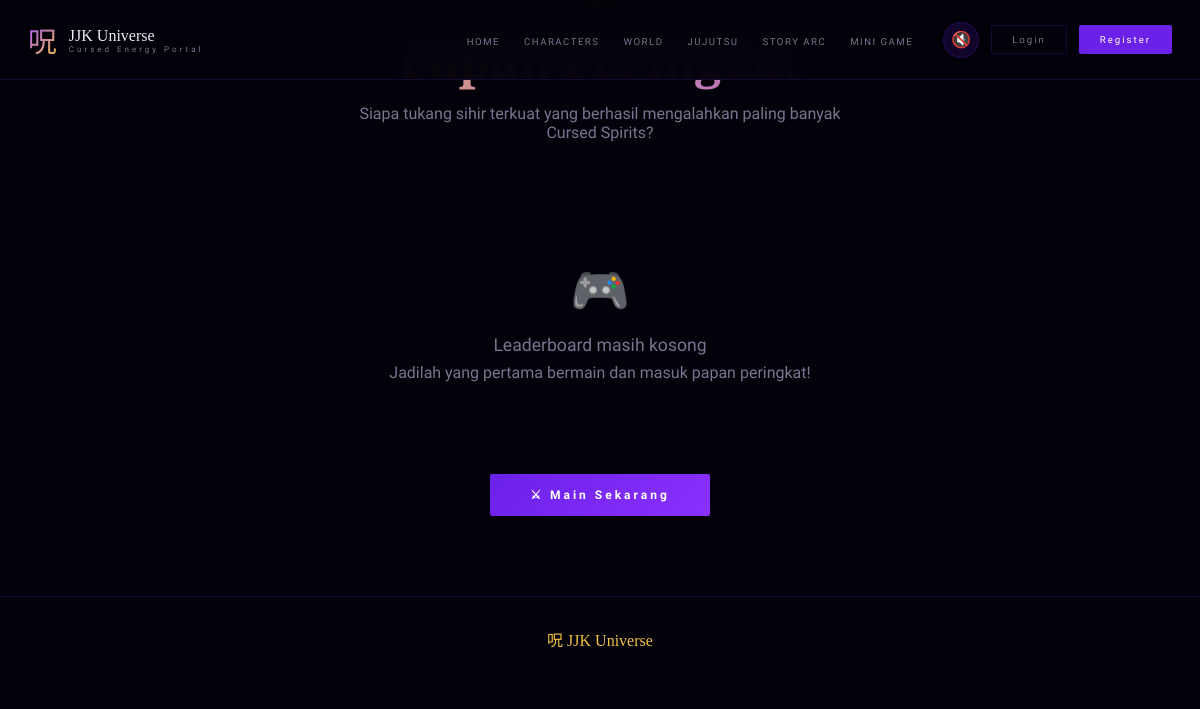
The app's page /pages/leaderboard.php, older data.
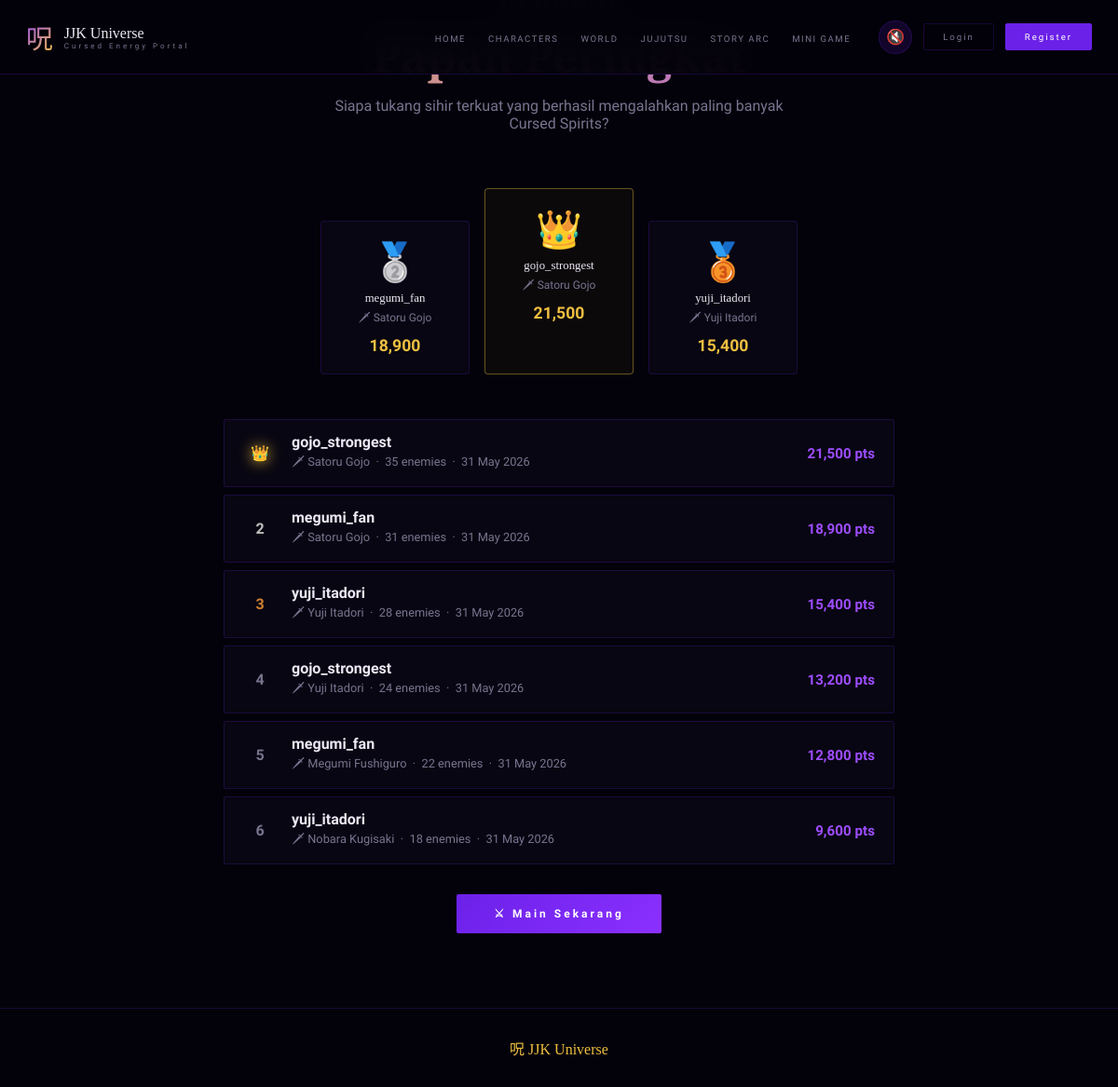
The same page, newer data.
### tables this page shows
CREATE TABLE IF NOT EXISTS users (
    id          INT           AUTO_INCREMENT PRIMARY KEY,
    username    VARCHAR(50)   NOT NULL UNIQUE,
    email       VARCHAR(100)  NOT NULL UNIQUE,
    password    VARCHAR(255)  NOT NULL,
    role        ENUM('admin','user') DEFAULT 'user',
    avatar      VARCHAR(255)  DEFAULT NULL,
    created_at  TIMESTAMP     DEFAULT CURRENT_TIMESTAMP
);

CREATE TABLE IF NOT EXISTS game_scores (
    id               INT   AUTO_INCREMENT PRIMARY KEY,
    user_id          INT   NOT NULL,
    character_used   VARCHAR(100),
    score            INT   DEFAULT 0,
    enemies_defeated INT   DEFAULT 0,
    played_at        TIMESTAMP DEFAULT CURRENT_TIMESTAMP,
    FOREIGN KEY (user_id) REFERENCES users(id) ON DELETE CASCADE
);

### includes/config.php (called while the page is built, shortened)
<?php
function getDB() {
    static $conn = null;
    if ($conn === null) {
        $conn = new mysqli(DB_HOST, DB_USER, DB_PASS, DB_NAME);
        $conn->set_charset('utf8mb4');
    }
    return $conn;
}
function isLoggedIn() {
    return isset($_SESSION['user_id']) && !empty($_SESSION['user_id']);
}
function getLeaderboard($limit = 10) {
    $db = getDB();
    $stmt = $db->prepare("SELECT gs.*, u.username FROM game_scores gs JOIN users u ON gs.user_id = u.id ORDER BY gs.score DESC LIMIT ?");
    $stmt->bind_param("i", $limit);
    $stmt->execute();
    return $stmt->get_result()->fetch_all(MYSQLI_ASSOC);
}
?><?php

### pages/leaderboard.php (the view, shortened to what this page needs)
<?php
require_once '../includes/config.php';
$leaderboard = getLeaderboard(20);
?>
<!DOCTYPE html>
<html lang="id">
<head>
</head>
<body>
<?php
require_once __DIR__ . '/../includes/navbar.php';
?>
<div class="page-hero">
    <span class="page-tag">Top Sorcerers</span>
    <h1 class="page-title">Papan Peringkat</h1>
    <p class="page-sub">Siapa tukang sihir terkuat yang berhasil mengalahkan paling banyak Cursed Spirits?</p>
</div>
<div class="main-content">
    <?php if (!empty($leaderboard)): ?>
    <div class="top3">
        <?php if (isset($leaderboard[1])): ?>
        <div class="top3-item second">
            <span class="top3-rank">🥈</span>
            <div class="top3-name"><?=htmlspecialchars($leaderboard[1]['username'])?></div>
            <div class="top3-char">🗡 <?=htmlspecialchars($leaderboard[1]['character_used']??'?')?></div>
            <div class="top3-score"><?=number_format($leaderboard[1]['score'])?></div>
        </div>
        <?php endif;?>
        <?php if (isset($leaderboard[0])): ?>
        <div class="top3-item first">
            <span class="top3-rank">👑</span>
            <div class="top3-name"><?=htmlspecialchars($leaderboard[0]['username'])?></div>
            <div class="top3-char">🗡 <?=htmlspecialchars($leaderboard[0]['character_used']??'?')?></div>
            <div class="top3-score"><?=number_format($leaderboard[0]['score'])?></div>
        </div>
        <?php endif;?>
        <?php if (isset($leaderboard[2])): ?>
        <div class="top3-item third">
            <span class="top3-rank">🥉</span>
            <div class="top3-name"><?=htmlspecialchars($leaderboard[2]['username'])?></div>
            <div class="top3-char">🗡 <?=htmlspecialchars($leaderboard[2]['character_used']??'?')?></div>
            <div class="top3-score"><?=number_format($leaderboard[2]['score'])?></div>
        </div>
        <?php endif;?>
    </div>
    <div class="lb-table">
        <?php foreach ($leaderboard as $i => $row):
            $isMe = isLoggedIn() && $_SESSION['user_id'] == $row['user_id'];
            $rankClass = $i===0?'rank-1':($i===1?'rank-2':($i===2?'rank-3':'rank-o'));
        ?>
        <div class="lb-row <?=$isMe?'me':''?>">
            <span class="lb-rank <?=$rankClass?>"><?=$i===0?'👑':($i+1)?></span>
            <div class="lb-info">
                <div class="lb-username"><?=htmlspecialchars($row['username'])?> </div>
                <div class="lb-meta">🗡 <?=htmlspecialchars($row['character_used']??'?')?> &nbsp;·&nbsp; <?=$row['enemies_defeated']?> enemies &nbsp;·&nbsp; <?=date('d M Y',strtotime($row['played_at']))?></div>
            </div>
            <div class="lb-score"><?=number_format($row['score'])?> pts</div>
        </div>
        <?php endforeach;?>
    </div>
    <?php else: ?>
    <div class="empty">
        <div class="empty-icon">🎮</div>
        <p style="font-size:1.1rem;margin-bottom:8px;">Leaderboard masih kosong</p>
        <p>Jadilah yang pertama bermain dan masuk papan peringkat!</p>
    </div>
    <?php endif;?>
    <div class="cta-play"><a href="../game/index.php" class="btn-play">⚔ Main Sekarang</a></div>
</div>
<footer><div class="footer-logo">呪 JJK Universe</div></footer>
</body>
</html>

Row changes from the older to the newer data that the page shows:
added users: username "megumi_fan"
added game_scores: character_used "Satoru Gojo", score "18,900", user.username "megumi_fan", enemies_defeated "31", played_at "31 May 2026"
added users: username "gojo_strongest"
added game_scores: character_used "Satoru Gojo", score "21,500", user.username "gojo_strongest", enemies_defeated "35", played_at "31 May 2026"
now on this page (row unchanged): users: username "yuji_itadori"
added game_scores: character_used "Yuji Itadori", score "15,400", user.username "yuji_itadori", enemies_defeated "28", played_at "31 May 2026"
added game_scores: user.username "gojo_strongest", character_used "Yuji Itadori", enemies_defeated "24", played_at "31 May 2026", score "13,200"
added game_scores: user.username "megumi_fan", character_used "Megumi Fushiguro", enemies_defeated "22", played_at "31 May 2026", score "12,800"
added game_scores: user.username "yuji_itadori", character_used "Nobara Kugisaki", enemies_defeated "18", played_at "31 May 2026", score "9,600"
Text that changed along with them:
text no longer shown: "🎮 Leaderboard masih kosong Jadilah yang pertama bermain dan masuk papan peringkat!"
